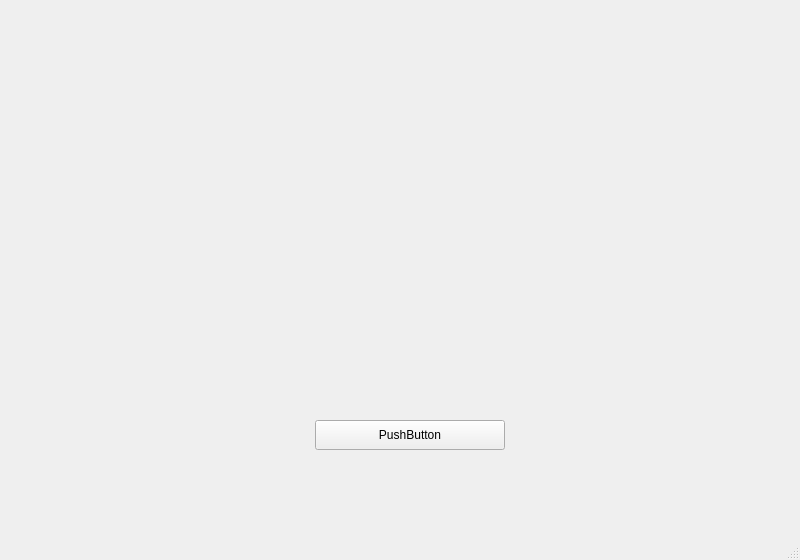
<?xml version="1.0" encoding="UTF-8"?>
<ui version="4.0">
 <class>MainWindow</class>
 <widget class="QMainWindow" name="MainWindow">
  <property name="geometry">
   <rect>
    <x>0</x>
    <y>0</y>
    <width>800</width>
    <height>560</height>
   </rect>
  </property>
  <property name="windowTitle">
   <string>MainWindow</string>
  </property>
  <widget class="QWidget" name="centralwidget">
   <widget class="QPushButton" name="pushButton">
    <property name="geometry">
     <rect>
      <x>315</x>
      <y>420</y>
      <width>190</width>
      <height>30</height>
     </rect>
    </property>
    <property name="text">
     <string>PushButton</string>
    </property>
   </widget>
  </widget>
  <widget class="QMenuBar" name="menubar">
   <property name="geometry">
    <rect>
     <x>0</x>
     <y>0</y>
     <width>800</width>
     <height>21</height>
    </rect>
   </property>
  </widget>
  <widget class="QStatusBar" name="statusbar"/>
 </widget>
 <resources/>
 <connections/>
</ui>
